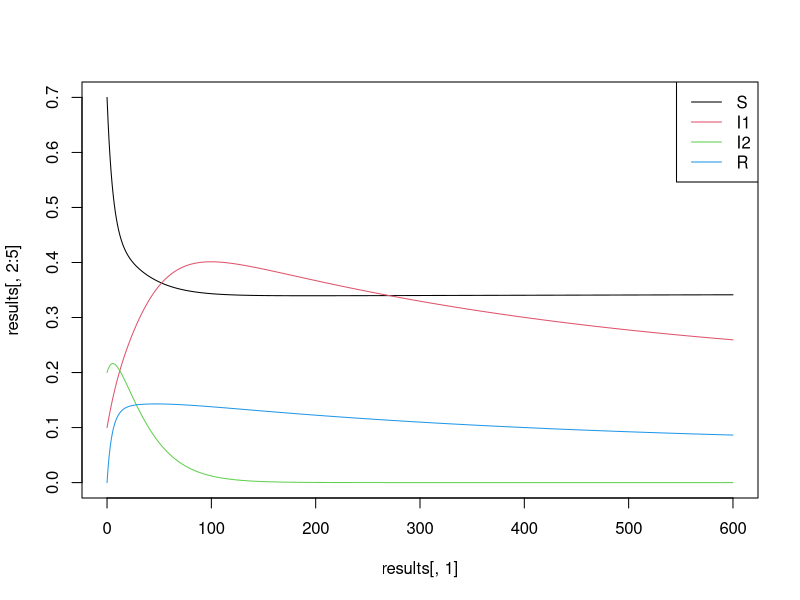

R code for this plot:
## Load deSolve package
library(deSolve)


## Define as a function
epi203 <- function(pars) {

    ## Show parameters
    print(pars)

    ## Additional parameters
    times <- seq(from = 0, to = 600, by = 1)              # we want to run the model for 3000 time steps
    yinit <- c(Susc = 0.7, Infected1 = 0.1, Infected2 = 0.2, Recovered = 0) # this parameter sets the initial conditions

    ## below is the code for the actual model including the equations that you should recognize
    SIR_model <- function(times, yinit, pars){

    with(as.list(c(yinit,pars)), {
            dSusc <- birth - natural_death*Susc - beta1*Infected1*Susc - beta2*Infected2*Susc + loss_of_immunity*Recovered
            dInfected1  <- beta1*Infected1*Susc - recovery1*Infected1 - virus_death1*Infected1 - natural_death*Infected1
            dInfected2 <- beta2*Infected2*Susc - recovery2*Infected2 - virus_death2*Infected2 - natural_death*Infected2
            dRecovered <- recovery1*Infected1 + recovery2*Infected2 - natural_death*Recovered - loss_of_immunity*Recovered

            return(list(c(dSusc, dInfected1, dInfected2, dRecovered)))
        })
    }

    ## run the ode solver for the function specified (function defined above is used)
    ## return the value of each compartment (Susc, Infected, Recovered) for each time step.
    results <- ode(func = SIR_model, times = times, y = yinit, parms = pars)
    results <- as.data.frame(results)

    ## Return result
    return(results)
}

##############################################################################

test.pars <- c(beta1 = 0.3, recovery1 = 0.1, virus_death1 = 0.002, beta2 = 0.2, recovery2 = 0.1, virus_death2 = 0.005, loss_of_immunity = 0.3, natural_death = 0.001, birth = 0.001)
results   <- epi203(test.pars)

##############################################################################
## Plotting
matplot(results[, 1], results[, 2:5], type="l", lty=1)
legend("topright", col=1:4, legend=c("S", "I1", "I2", "R"), lwd=1)
